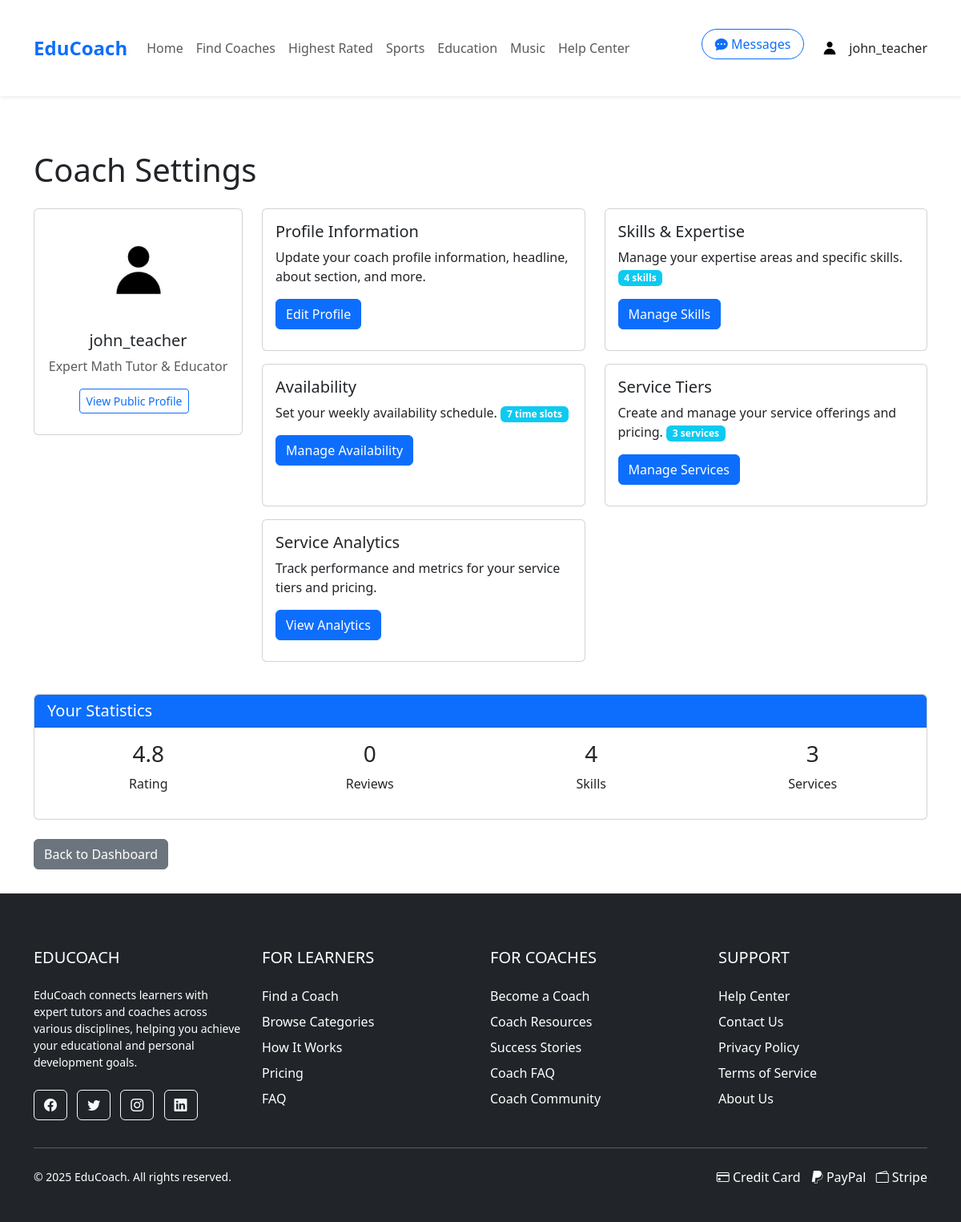
The app's page /pages/coach-settings.php (signed in) with its own data.
### tables this page shows
CREATE TABLE Coaches (
    coach_id INT PRIMARY KEY AUTO_INCREMENT,
    user_id INT,
    headline VARCHAR(255),  
    about_me TEXT,  
    experience VARCHAR(50),  
    hourly_rate DECIMAL(8,2),  
    video_url VARCHAR(255),  
    rating DECIMAL(3,2) DEFAULT 0,
    created_at TIMESTAMP DEFAULT CURRENT_TIMESTAMP,
    FOREIGN KEY (user_id) REFERENCES Users(user_id) ON DELETE CASCADE
);

CREATE TABLE Users (
    user_id INT PRIMARY KEY AUTO_INCREMENT,
    username VARCHAR(50) NOT NULL,
    email VARCHAR(100) NOT NULL UNIQUE,
    password_hash VARCHAR(255) NOT NULL,
    user_type ENUM('regular', 'business', 'admin') DEFAULT 'regular',
    profile_image VARCHAR(255),
    bio TEXT,
    created_at TIMESTAMP DEFAULT CURRENT_TIMESTAMP,
    is_banned BOOLEAN DEFAULT FALSE,
    reset_token VARCHAR(64) DEFAULT NULL,
    reset_expires DATETIME DEFAULT NULL,
    last_login DATETIME DEFAULT NULL
);

### pages/coach-settings.php (the view, shortened to what this page needs)
<?php
require_once __DIR__ . '/../includes/db_connection.php';
$user_id = $_SESSION['user_id'];
try {
    $stmt = $pdo->prepare("
        SELECT c.*, u.username, u.email, u.profile_image
        FROM Coaches c
        JOIN Users u ON c.user_id = u.user_id
        WHERE c.user_id = ?
    ");
    $stmt->execute([$user_id]);
    $coach = $stmt->fetch(PDO::FETCH_ASSOC);
    $stmt = $pdo->prepare("SELECT COUNT(*) FROM Coach_Skills WHERE coach_id = ?");
    $stmt->execute([$coach['coach_id']]);
    $skillCount = $stmt->fetchColumn();
    $stmt = $pdo->prepare("SELECT COUNT(*) FROM Coach_Availability WHERE coach_id = ? AND is_available = 1");
    $stmt->execute([$coach['coach_id']]);
    $availabilityCount = $stmt->fetchColumn();
    $stmt = $pdo->prepare("SELECT COUNT(*) FROM ServiceTiers WHERE coach_id = ?");
    $stmt->execute([$coach['coach_id']]);
    $serviceTierCount = $stmt->fetchColumn();
    $stmt = $pdo->prepare("SELECT COUNT(*) FROM Reviews WHERE coach_id = ?");
    $stmt->execute([$coach['coach_id']]);
    $reviewCount = $stmt->fetchColumn();
} catch (PDOException $e) {
    $error = "Database error: " . $e->getMessage();
}
include __DIR__ . '/../includes/header.php';
?>
<div class="container mt-5">
    <div class="row">
        <div class="col-md-12">
            <h1 class="mb-4">Coach Settings</h1>
            <div class="row mb-4">
                <div class="col-md-3">
                    <div class="card text-center">
                        <div class="card-body">
                            <?php
                            $profile_image = !empty($coach['profile_image']) ? $coach['profile_image'] : 'default.jpg';
                            $image_path = "../assets/images/profiles/" . $profile_image;
                            $default_path = "../assets/images/profiles/default.jpg";
                            if (file_exists($image_path)) {
                                $display_image = $image_path;
                            } else {
                                $display_image = $default_path;
                            }
                            ?>
                            <img src="<?= $display_image ?>" alt="Profile" class="img-fluid rounded-circle mb-3" style="width: 120px; height: 120px; object-fit: cover;">
                            <h5><?= htmlspecialchars($coach['username']) ?></h5>
                            <p class="text-muted"><?= htmlspecialchars($coach['headline']) ?></p>
                            <a href="coach-profile.php?id=<?= $coach['coach_id'] ?>" class="btn btn-outline-primary btn-sm">View Public Profile</a>
                        </div>
                    </div>
                </div>
                <div class="col-md-9">
                    <div class="row">
                        <div class="col-md-6 mb-3">
                            <div class="card h-100">
                                <div class="card-body">
                                    <h5 class="card-title">Profile Information</h5>
                                    <p class="card-text">Update your coach profile information, headline, about section, and more.</p>
                                    <a href="edit-coach-profile.php" class="btn btn-primary">Edit Profile</a>
                                </div>
                            </div>
                        </div>
                        <div class="col-md-6 mb-3">
                            <div class="card h-100">
                                <div class="card-body">
                                    <h5 class="card-title">Skills & Expertise</h5>
                                    <p class="card-text">Manage your expertise areas and specific skills. <span class="badge bg-info"><?= $skillCount ?> skills</span></p>
                                    <a href="edit-coach-skills.php" class="btn btn-primary">Manage Skills</a>
                                </div>
                            </div>
                        </div>
                        <div class="col-md-6 mb-3">
                            <div class="card h-100">
                                <div class="card-body">
                                    <h5 class="card-title">Availability</h5>
                                    <p class="card-text">Set your weekly availability schedule. <span class="badge bg-info"><?= $availabilityCount ?> time slots</span></p>
                                    <a href="edit-coach-availability.php" class="btn btn-primary">Manage Availability</a>
                                </div>
                            </div>
                        </div>
                        <div class="col-md-6 mb-3">
                            <div class="card h-100">
                                <div class="card-body">
                                    <h5 class="card-title">Service Tiers</h5>
                                    <p class="card-text">Create and manage your service offerings and pricing. <span class="badge bg-info"><?= $serviceTierCount ?> services</span></p>
                                    <a href="edit-coach-services.php" class="btn btn-primary">Manage Services</a>
                                </div>
                            </div>
                        </div>
                        <div class="col-md-6 mb-3">
                            <div class="card h-100">
                                <div class="card-body">
                                    <h5 class="card-title">Service Analytics</h5>
                                    <p class="card-text">Track performance and metrics for your service tiers and pricing.</p>
                                    <a href="service-analytics.php" class="btn btn-primary">View Analytics</a>
                                </div>
                            </div>
                        </div>
                    </div>
                </div>
            </div>
            <div class="card mb-4">
                <div class="card-header bg-primary text-white">
                    <h5 class="mb-0">Your Statistics</h5>
                </div>
                <div class="card-body">
                    <div class="row text-center">
                        <div class="col-md-3">
                            <div class="stats-item">
                                <h3><?= number_format($coach['rating'], 1) ?></h3>
                                <p>Rating</p>
                            </div>
                        </div>
                        <div class="col-md-3">
                            <div class="stats-item">
                                <h3><?= $reviewCount ?></h3>
                                <p>Reviews</p>
                            </div>
                        </div>
                        <div class="col-md-3">
                            <div class="stats-item">
                                <h3><?= $skillCount ?></h3>
                                <p>Skills</p>
                            </div>
                        </div>
                        <div class="col-md-3">
                            <div class="stats-item">
                                <h3><?= $serviceTierCount ?></h3>
                                <p>Services</p>
                            </div>
                        </div>
                    </div>
                </div>
            </div>
            <div class="d-flex justify-content-between">
                <a href="dashboard.php" class="btn btn-secondary">Back to Dashboard</a>
            </div>
        </div>
    </div>
</div>
<?php include __DIR__ . '/../includes/footer.php'; ?>

### assets/css/styles.css (style rules this page uses)
body { font-family: 'Arial', sans-serif; color: #333; line-height: 1.6; }
.card { border-radius: 8px; overflow: hidden; transition: transform 0.3s, box-shadow 0.3s; }
.btn-primary { background-color: #0d6efd; border-color: #0d6efd; }
.container { max-width: 1200px; margin: 0 auto; padding: 20px; }
.btn { margin-right: 10px; margin-bottom: 10px; }

### records on screen
coaches: user.username "john_teacher", headline "Expert Math Tutor & Educator", rating "4.8"

### other values on screen
$_SESSION['username'] "john_teacher"
$skillCount "4"
$availabilityCount "7"
$serviceTierCount "3"
$reviewCount "0"
